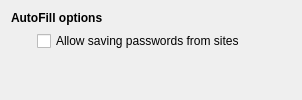
     <widget class="QWidget" name="stackedWidgetPage5">
      <layout class="QGridLayout" name="gridLayout_11">
       <item row="0" column="0" colspan="2">
        <widget class="QLabel" name="label_20">
         <property name="text">
          <string>&lt;b&gt;AutoFill options&lt;/b&gt;</string>
         </property>
        </widget>
       </item>
       <item row="1" column="1">
        <widget class="QCheckBox" name="allowPassManager">
         <property name="text">
          <string>Allow saving passwords from sites</string>
         </property>
        </widget>
       </item>
       <item row="1" column="0">
        <spacer name="horizontalSpacer_14">
         <property name="orientation">
          <enum>Qt::Horizontal</enum>
         </property>
         <property name="sizeType">
          <enum>QSizePolicy::Fixed</enum>
         </property>
         <property name="sizeHint" stdset="0">
          <size>
           <width>20</width>
           <height>20</height>
          </size>
         </property>
        </spacer>
       </item>
       <item row="1" column="2">
        <spacer name="horizontalSpacer_15">
         <property name="orientation">
          <enum>Qt::Horizontal</enum>
         </property>
         <property name="sizeHint" stdset="0">
          <size>
           <width>40</width>
           <height>20</height>
          </size>
         </property>
        </spacer>
       </item>
       <item row="2" column="0" colspan="3">
        <widget class="QFrame" name="AutoFillFrame">
         <property name="sizePolicy">
          <sizepolicy hsizetype="Expanding" vsizetype="Expanding">
           <horstretch>0</horstretch>
           <verstretch>0</verstretch>
          </sizepolicy>
         </property>
         <layout class="QHBoxLayout" name="autoFillFrame">
          <property name="sizeConstraint">
           <enum>QLayout::SetMinAndMaxSize</enum>
          </property>
         </layout>
        </widget>
       </item>
      </layout>
     </widget>
